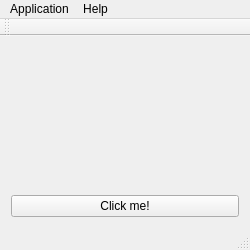
<?xml version="1.0" encoding="UTF-8"?>
<ui version="4.0">
 <class>MainWindow</class>
 <widget class="QMainWindow" name="MainWindow">
  <property name="geometry">
   <rect>
    <x>0</x>
    <y>0</y>
    <width>250</width>
    <height>250</height>
   </rect>
  </property>
  <property name="windowTitle">
   <string>MainWindow</string>
  </property>
  <widget class="QWidget" name="centralWidget">
   <layout class="QVBoxLayout" name="verticalLayout">
    <item>
     <widget class="QLabel" name="label_Version">
      <property name="text">
       <string/>
      </property>
     </widget>
    </item>
    <item>
     <widget class="QLabel" name="label_Output">
      <property name="text">
       <string/>
      </property>
     </widget>
    </item>
    <item>
     <widget class="QPushButton" name="pushButton_Click">
      <property name="text">
       <string>Click me!</string>
      </property>
     </widget>
    </item>
   </layout>
  </widget>
  <widget class="QMenuBar" name="menuBar">
   <property name="geometry">
    <rect>
     <x>0</x>
     <y>0</y>
     <width>250</width>
     <height>25</height>
    </rect>
   </property>
   <widget class="QMenu" name="menuHelp">
    <property name="title">
     <string>Help</string>
    </property>
    <addaction name="action_AboutQt"/>
   </widget>
   <widget class="QMenu" name="menuApplication">
    <property name="title">
     <string>Application</string>
    </property>
    <addaction name="action_Close"/>
   </widget>
   <addaction name="menuApplication"/>
   <addaction name="menuHelp"/>
  </widget>
  <widget class="QToolBar" name="mainToolBar">
   <attribute name="toolBarArea">
    <enum>TopToolBarArea</enum>
   </attribute>
   <attribute name="toolBarBreak">
    <bool>false</bool>
   </attribute>
  </widget>
  <widget class="QStatusBar" name="statusBar"/>
  <action name="action_AboutQt">
   <property name="text">
    <string>About Qt...</string>
   </property>
  </action>
  <action name="action_Close">
   <property name="text">
    <string>Close...</string>
   </property>
  </action>
 </widget>
 <layoutdefault spacing="6" margin="11"/>
 <resources/>
 <connections/>
</ui>
